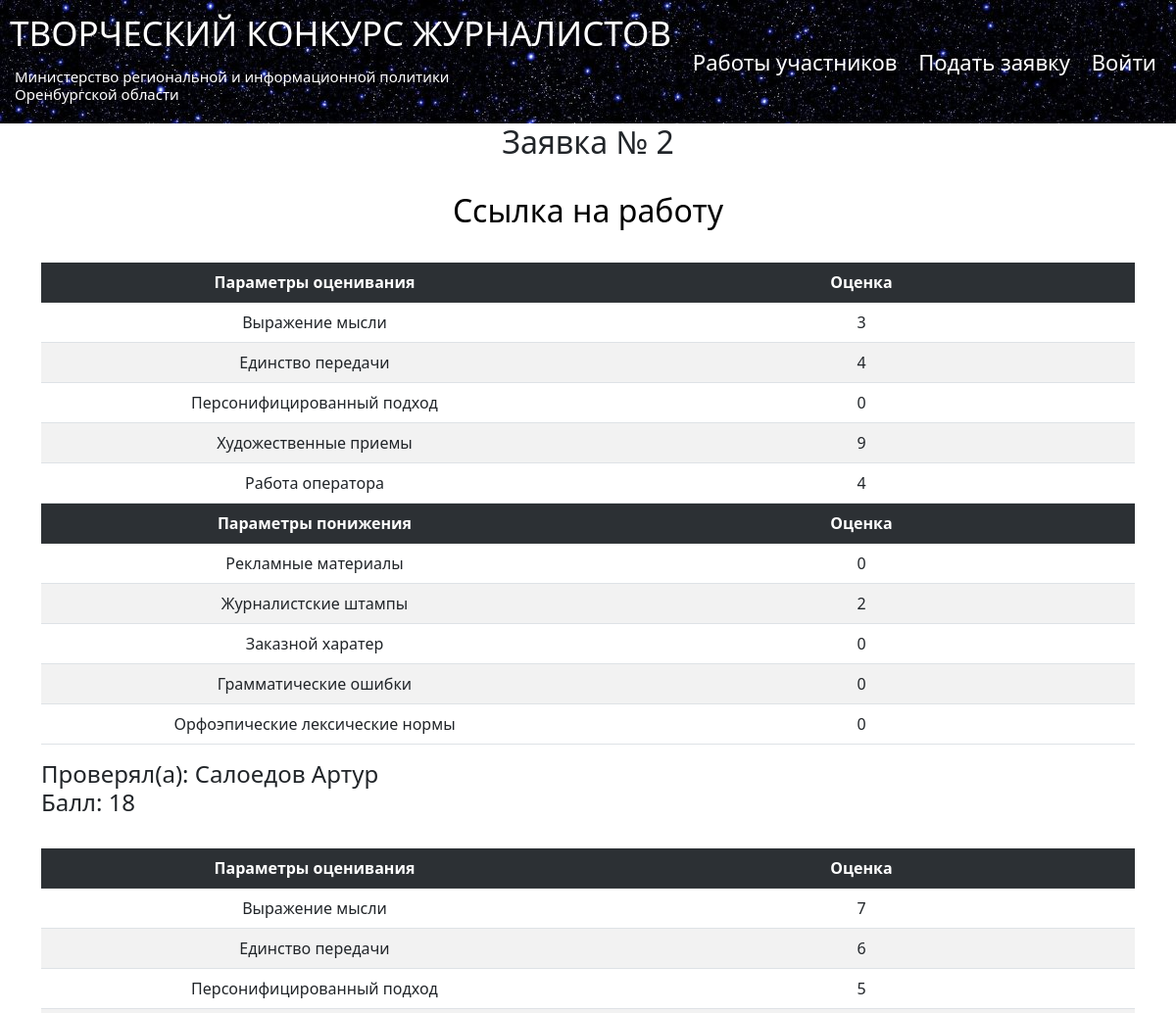
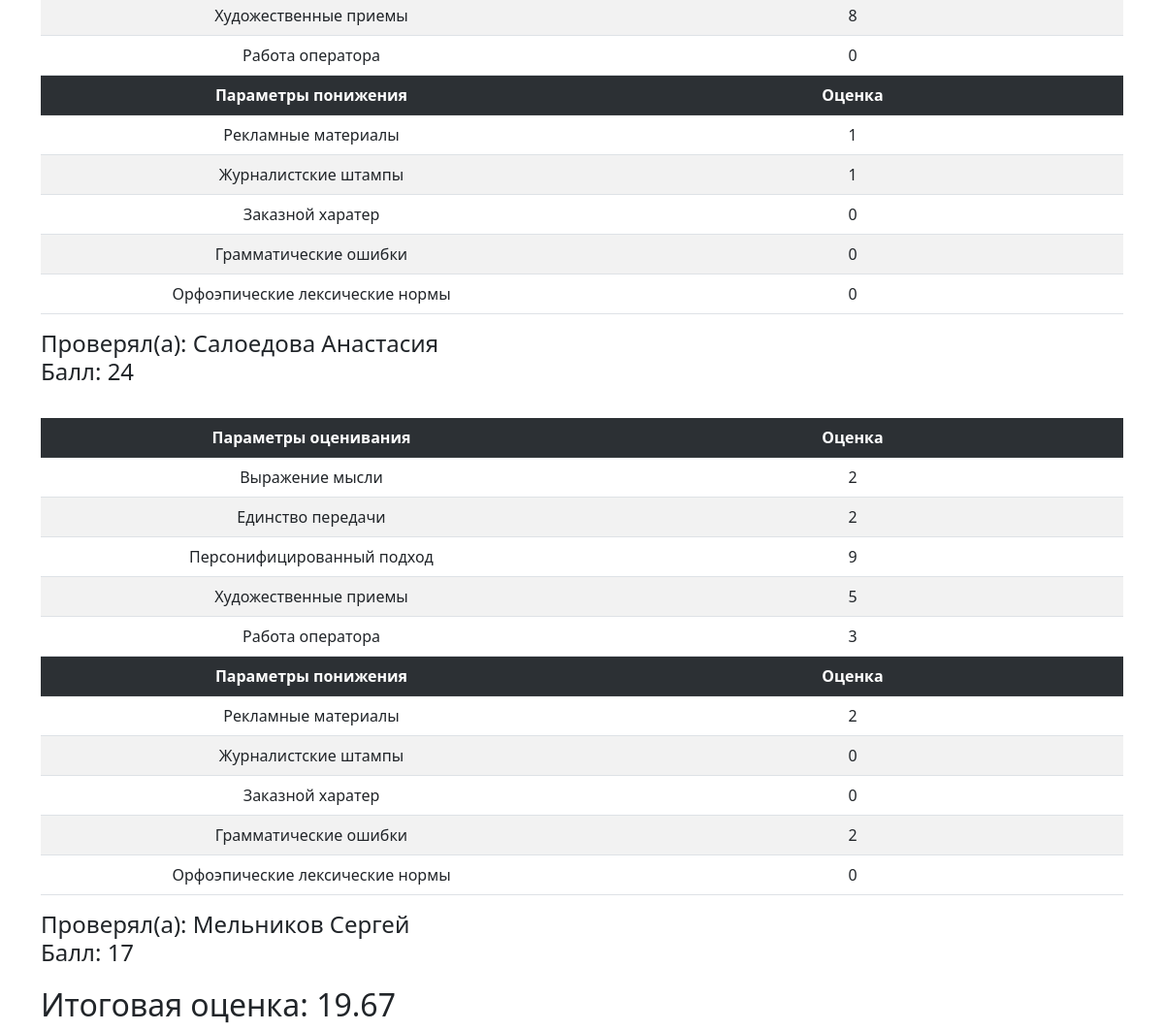
Screenshot of /proposals/view/2 with the database file from the repository (2 pictures, top to bottom).
### data/proposals.py (models this page shows, shortened)
class Proposal(SqlAlchemyBase, UserMixin, SerializerMixin):
    __tablename__ = 'proposal'
    id = sqlalchemy.Column(sqlalchemy.Integer,
                           primary_key=True, autoincrement=True)
    type = sqlalchemy.Column(sqlalchemy.String, nullable=True)
    file = sqlalchemy.Column(sqlalchemy.String, nullable=True)
    evaluation = sqlalchemy.Column(sqlalchemy.String, nullable=True)
    lowering_criteria = sqlalchemy.Column(sqlalchemy.String, nullable=True)
    status = sqlalchemy.Column(sqlalchemy.String, nullable=True)
    likes = sqlalchemy.Column(sqlalchemy.Integer, nullable=True)
    user_data = sqlalchemy.Column(sqlalchemy.String, nullable=True)
    experts_rates = sqlalchemy.Column(sqlalchemy.String, nullable=True)
    @property
    def evaluation_dict(self):
        return json.loads(self.evaluation)
    @property
    def lowering_criteria_dict(self):
        return json.loads(self.lowering_criteria)
    @property
    def average_score(self):
        sum = 0
        for score in self.merge_ratings:
            sum += score[3]
        return round(sum / len(self.merge_ratings),2)
    @property
    def merge_ratings(self):
        ratings = self.evaluation_dict["ratings"]
        lowering_ratings = self.lowering_criteria_dict["ratings"]
        merged_ratings = []
        for index in range(len(ratings)):
            merged_ratings.append((ratings[index],lowering_ratings[index],ratings[index]["expert"],
                                   sum(list(ratings[index].values())[:-1]) \
                                   - sum(list(lowering_ratings[index].values())[:-1])))
        return merged_ratings

### main.py (the view)
@app.route('/proposals/view/<int:proposal_id>', methods=['GET', 'POST'])
def view_proposal(proposal_id):
    proposal = get_proposal(proposal_id)
    return render_template('view_proposal.html',proposal=proposal)

### data/db_session.py (called while the page is built)
def create_session() -> Session:
    global __factory
    return __factory()

### main.py (called while the page is built)
def get_proposal(proposal_id):
    db_sess = db_session.create_session()
    curr_proposal = db_sess.query(Proposal).filter(Proposal.id == proposal_id).first()
    return curr_proposal

### templates/view_proposal.html (shortened to what this page needs)
{% extends "base.html" %}
{% block content %}
{% set STATUSES  = {"waiting_verification": "Требует оценки", "verified": "Оценена", "aborted":  "Отклонена"} %}
<h2 align="center">Заявка № {{proposal.id}}</h2>
<br>
<h2 align="center">  <a href="{{proposal.file}} " class = "link"> Ссылка на работу</a></h2>
{% for expert_rating in proposal.merge_ratings %}
{% set RATINGS = expert_rating[0]%}
{% set LOW_RATINGS = expert_rating[1]%}
{% set EXPERT = expert_rating[2]%}
{% set EXPERT_SCORE = expert_rating[3]%}
{% if proposal.type == "text" %}
    <div class="table_container">
        <table class="table table-striped table-hover">
            <tr class="my_column">
                <th class="table-dark" width="50%" bgcolor="#dddddd" align="center">Параметры оценивания</th>
                <th class="table-dark" width="50%" bgcolor="#dddddd" align="center">Оценка</th>
            </tr>
            <tr class="my_column">
                <td class="title" width="50%" bgcolor="#dddddd" align="center">Актуальность</td>
                <td class="ordinary" style="color:{{text_color}}" align="center">{{ RATINGS['relevance'] }}</td>
            </tr>
            <tr class="my_column">
                <td class="title" width="50%" bgcolor="#dddddd" align="center">Цельность</td>
                <td class="ordinary" style="color:{{text_color}}" align="center">{{ RATINGS['integrity'] }}</td>
            </tr>
            <tr class="my_column">
                <td class="title" width="50%" bgcolor="#dddddd" align="center">Аргументированность</td>
                <td class="ordinary" style="color:{{text_color}}" align="center">{{ RATINGS['validity'] }}</td>
            </tr>
            <tr class="my_column">
                <td class="title" width="50%" bgcolor="#dddddd" align="center">Резонансность</td>
                <td class="ordinary" style="color:{{text_color}}" align="center">{{ RATINGS['resonance'] }}</td>
            </tr>
            <tr class="my_column">
                <td class="title" width="50%" bgcolor="#dddddd" align="center">Точность и доходчивость</td>
                <td class="ordinary" style="color:{{text_color}}" align="center">{{ RATINGS['accuracy'] }}</td>
            </tr>
            <tr class="my_column">
                <td class="title" width="50%" bgcolor="#dddddd" align="center">Профессионально-этический подход</td>
                <td class="ordinary" style="color:{{text_color}}" align="center">{{ RATINGS['ethnicity'] }}</td>
            </tr>
            <tr class="my_column">
                <td class="title" width="50%" bgcolor="#dddddd" align="center">Доступность</td>
                <td class="ordinary"  style="color:{{text_color}}" align="center">{{ RATINGS['availability'] }}</td>
            </tr>
            <tr class="my_column">
                <td class="title" width="50%" bgcolor="#dddddd" align="center">Цикл материалов</td>
                <td class="ordinary" style="color:{{text_color}}" align="center">{{ RATINGS['materials cycle'] }}</td>
            </tr>
        <tr class="table table-striped table-hover">
                <th class="table-dark" width="50%" bgcolor="#dddddd" align="center">Параметры понижения</th>
                <th class="table-dark" width="50%" bgcolor="#dddddd" align="center">Оценка</th>
            </tr>
            <tr class="my_column">
                <td class="title" width="50%" bgcolor="#dddddd" align="center">Рекламные материалы</td>
                <td class="ordinary"  style="color:{{text_color}}" align="center">{{ LOW_RATINGS['promotional materials'] }}</td>
            </tr>
            <tr class="my_column">
                <td class="title" width="50%" bgcolor="#dddddd" align="center">Журналистские штампы</td>
                <td class="ordinary"  style="color:{{text_color}}" align="center">{{ LOW_RATINGS['journalistic stamps'] }}</td>
            </tr>
            <tr class="my_column">
                <td class="title" width="50%" bgcolor="#dddddd" align="center">Заказной харатер</td>
                <td class="ordinary"  style="color:{{text_color}}" align="center">{{ LOW_RATINGS['сustom_nature'] }}</td>
            </tr>
            <tr class="my_column">
                <td class="title" width="50%" bgcolor="#dddddd" align="center">Грамматические ошибки</td>
                <td class="ordinary"  style="color:{{text_color}}" align="center">{{ LOW_RATINGS['grammatical_errors'] }}</td>
            </tr>
            <tr class="my_column">
                <td class="title" width="50%" bgcolor="#dddddd" align="center">Орфоэпические лексические нормы</td>
                <td class="ordinary"  style="color:{{text_color}}" align="center">{{ LOW_RATINGS['orthoepic_norms'] }}</td>
            </tr>
        </table>
        <h4>Проверял(a): {{ EXPERT }} <br>Балл: {{ EXPERT_SCORE }}</h4>
    {% else %}
    <div class="table_container">
        <table class="table table-striped table-hover">
            <tr class="my_column">
                <th class="table-dark" width="50%" bgcolor="#dddddd" align="center">Параметры оценивания</th>
                <th class="table-dark" width="50%" bgcolor="#dddddd" align="center">Оценка</th>
            </tr>
            <tr class="my_column">
                <td class="title" width="50%" bgcolor="#dddddd" align="center">Выражение мысли</td>
                <td class="ordinary"  style="color:{{text_color}}" align="center">{{ RATINGS['expression_of_thought'] }}</td>
            </tr>
            <tr class="my_column">
                <td class="title" width="50%" bgcolor="#dddddd" align="center">Единство передачи</td>
                <td class="ordinary"  style="color:{{text_color}}" align="center">{{ RATINGS['integrity'] }}</td>
            </tr>
            <tr class="my_column">
                <td class="title" width="50%" bgcolor="#dddddd" align="center">Персонифицированный подход</td>
                <td class="ordinary"  style="color:{{text_color}}" align="center">{{ RATINGS['personalized_character'] }}</td>
            </tr>
            <tr class="my_column">
                <td class="title" width="50%" bgcolor="#dddddd" align="center">Художественные приемы</td>
                <td class="ordinary"  style="color:{{text_color}}" align="center">{{ RATINGS['artistic_techniques'] }}</td>
            </tr>
            <tr class="my_column">
                <td class="title" width="50%" bgcolor="#dddddd" align="center">Работа оператора</td>
                <td class="ordinary"  style="color:{{text_color}}" align="center">{{ RATINGS['operators_work'] }}</td>
            </tr>
            <tr class="table table-striped table-hover">
                <th class="table-dark" width="50%" bgcolor="#dddddd" align="center">Параметры понижения</th>
                <th class="table-dark" width="50%" bgcolor="#dddddd" align="center">Оценка</th>
            </tr>
            <tr class="my_column">
                <td class="title" width="50%" bgcolor="#dddddd" align="center">Рекламные материалы</td>
                <td class="ordinary"  style="color:{{text_color}}" align="center">{{ LOW_RATINGS['promotional materials'] }}</td>
            </tr>
            <tr class="my_column">
                <td class="title" width="50%" bgcolor="#dddddd" align="center">Журналистские штампы</td>
                <td class="ordinary"  style="color:{{text_color}}" align="center">{{ LOW_RATINGS['journalistic stamps'] }}</td>
            </tr>
            <tr class="my_column">
                <td class="title" width="50%" bgcolor="#dddddd" align="center">Заказной харатер</td>
                <td class="ordinary"  style="color:{{text_color}}" align="center">{{ LOW_RATINGS['сustom_nature'] }}</td>
            </tr>
            <tr class="my_column">
                <td class="title" width="50%" bgcolor="#dddddd" align="center">Грамматические ошибки</td>
                <td class="ordinary"  style="color:{{text_color}}" align="center">{{ LOW_RATINGS['grammatical_errors'] }}</td>
            </tr>
            <tr class="my_column">
                <td class="title" width="50%" bgcolor="#dddddd" align="center">Орфоэпические лексические нормы</td>
                <td class="ordinary"  style="color:{{text_color}}" align="center">{{ LOW_RATINGS['orthoepic_norms'] }}</td>
            </tr>
        </table>
        <h4>Проверял(a): {{ EXPERT }} <br>Балл: {{ EXPERT_SCORE }}</h4>
    </div>
    {% endif %}
{% endfor %}
<div class="total">
    <h2>
        Итоговая оценка: {{proposal.average_score}}
    </h2>
</div>
{% endblock %}

### static/css/style.css (style rules this page uses)
html { font-size: 16px; }
.title { font-size: 16px; text-align: center; }
.link { margin: 5px 10px 50px 10px ; color: #000000; text-decoration : none; }
.table-dark { text-align : center; background-color : #141414; }
.table_container { padding-top: 25px; }

### templates/view_proposal.html (style rules this page uses)
.ordinary { background-color: #d0daed; }
.total { margin:20px 0px 0px 0px; }

### rows the page displays
Proposal: id "2", expression_of_thought "2", integrity "2", personalized_character "9", artistic_techniques "5", operators_work "3", LOW_RATINGS "0", сustom_nature "0", grammatical_errors "2", orthoepic_norms "0", EXPERT "Мельников Сергей", EXPERT_SCORE "17", average_score "19.67"

### other values shown
{{ RATINGS['expression_of_thought'] }} "3" "7"
{{ RATINGS['integrity'] }} "4" "6"
{{ RATINGS['personalized_character'] }} "0" "5"
{{ RATINGS['artistic_techniques'] }} "9" "8"
{{ RATINGS['operators_work'] }} "4" "0"
{{ LOW_RATINGS['promotional materials'] }} "0" "1"
{{ LOW_RATINGS['journalistic stamps'] }} "2" "1"
{{ LOW_RATINGS['сustom_nature'] }} "0" "0"
{{ LOW_RATINGS['grammatical_errors'] }} "0" "0"
{{ LOW_RATINGS['orthoepic_norms'] }} "0" "0"
{{ EXPERT }} "Салоедов Артур" "Салоедова Анастасия"
{{ EXPERT_SCORE }} "18" "24"
